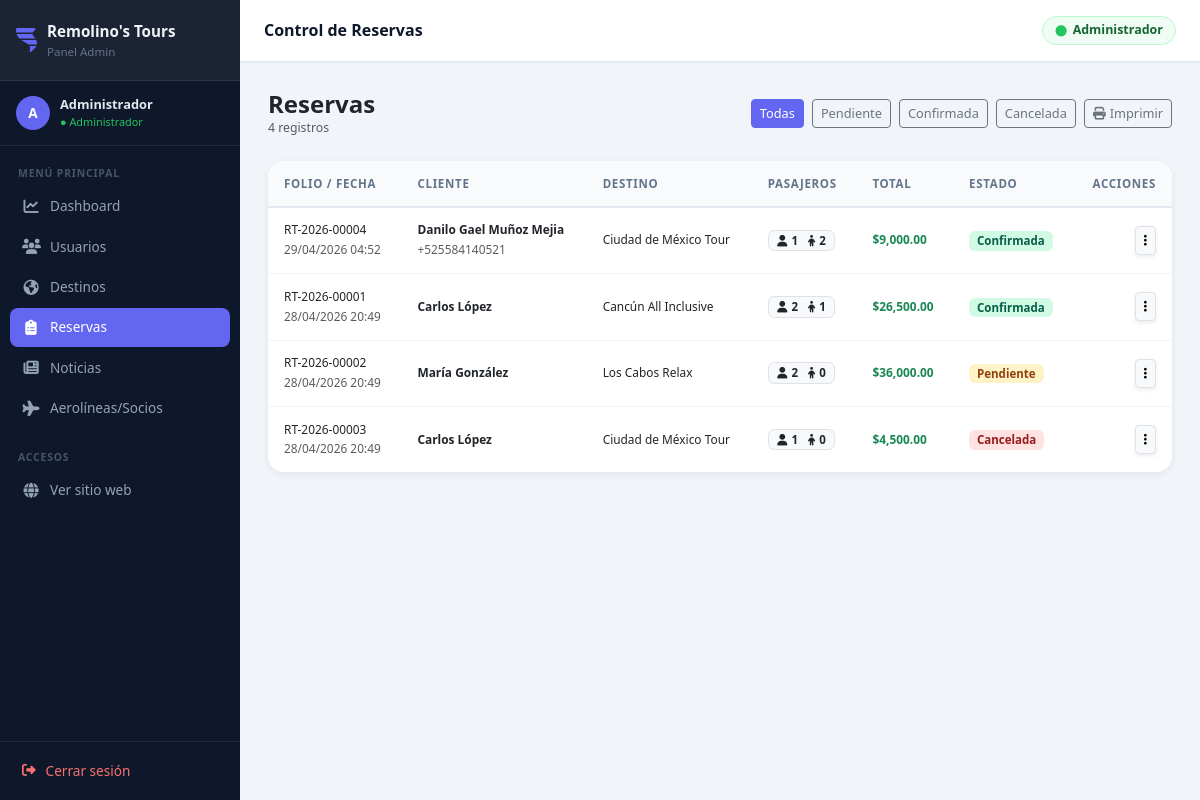
/admin/reservas.php (signed in), run on the app's committed database.
### tables this page shows
CREATE TABLE `reservas` (
  `id` int(11) NOT NULL,
  `folio` varchar(20) NOT NULL COMMENT 'Ej: RT-2026-00001',
  `id_destino` int(11) NOT NULL,
  `id_usuario` int(11) NOT NULL,
  `nombre_cliente` varchar(150) DEFAULT NULL COMMENT 'Nombre del viajero principal',
  `telefono_cliente` varchar(30) DEFAULT NULL,
  `adultos` int(11) NOT NULL DEFAULT 1,
  `ninos` int(11) NOT NULL DEFAULT 0,
  `num_adultos` int(11) GENERATED ALWAYS AS (`adultos`) VIRTUAL COMMENT 'Alias para compatibilidad',
  `num_ninos` int(11) GENERATED ALWAYS AS (`ninos`) VIRTUAL COMMENT 'Alias para compatibilidad',
  `fecha_salida` date DEFAULT NULL,
  `fecha_regreso` date DEFAULT NULL,
  `fecha_reserva` timestamp NOT NULL DEFAULT current_timestamp(),
  `solicitudes` text DEFAULT NULL COMMENT 'Peticiones especiales del cliente',
  `precio_por_persona` decimal(10,2) NOT NULL DEFAULT 0.00,
  `descuento_ninos` decimal(10,2) NOT NULL DEFAULT 0.00,
  `total_pago` decimal(10,2) NOT NULL DEFAULT 0.00,
  `metodo_contacto` varchar(50) DEFAULT NULL COMMENT 'WhatsApp, Email, Llamada',
  `estado` enum('Pendiente','Confirmada','Cancelada') NOT NULL DEFAULT 'Pendiente',
  `created_at` timestamp NOT NULL DEFAULT current_timestamp()
);

CREATE TABLE `destinos` (
  `id` int(11) NOT NULL,
  `nombre` varchar(150) NOT NULL,
  `descripcion` text DEFAULT NULL,
  `precio` decimal(10,2) NOT NULL DEFAULT 0.00 COMMENT 'Precio adulto',
  `precio_nino` decimal(10,2) NOT NULL DEFAULT 0.00,
  `id_proveedor` int(11) DEFAULT NULL,
  `foto_portada` varchar(255) DEFAULT 'default.png',
  `tipo_trayecto` varchar(50) NOT NULL DEFAULT 'Redondo',
  `cupo_total` int(11) NOT NULL DEFAULT 20,
  `punto_salida` varchar(100) DEFAULT NULL,
  `maleta_mano_kg` int(11) NOT NULL DEFAULT 10,
  `maleta_documentada_kg` int(11) NOT NULL DEFAULT 25,
  `seguro_basico_incluido` tinyint(1) NOT NULL DEFAULT 0,
  `fecha_salida` date DEFAULT NULL,
  `dias` int(11) NOT NULL DEFAULT 1,
  `noches` int(11) NOT NULL DEFAULT 0,
  `estado` enum('Activo','Inactivo','Agotado') NOT NULL DEFAULT 'Activo',
  `created_at` timestamp NOT NULL DEFAULT current_timestamp(),
  `activo` tinyint(1) DEFAULT 1
);

### admin/reservas.php (the view, shortened to what this page needs)
<?php
include('../Database/conexion.php');
$filtroEstado = $_GET['estado'] ?? '';
$whereClause  = '';
$resultado = mysqli_query($conexion,
    "SELECT r.*, d.nombre AS nombre_destino
     FROM reservas r
     LEFT JOIN destinos d ON r.id_destino = d.id
     $whereClause
     ORDER BY r.fecha_reserva DESC"
);
require_once 'includes/header.php';
?>
<div class="d-flex align-items-center justify-content-between mb-4 flex-wrap gap-2">
    <div>
        <h4 class="fw-bold mb-0">Reservas</h4>
        <p class="text-muted small mb-0">
            <?= $resultado ? mysqli_num_rows($resultado) : 0 ?> registros
        </p>
    </div>
    <div class="d-flex gap-2 flex-wrap">
        <?php foreach (['','Pendiente','Confirmada','Cancelada'] as $est): ?>
        <a href="reservas.php<?= $est ? '?estado='.$est : '' ?>"
           class="btn btn-sm <?= $filtroEstado === $est ? 'btn-primary' : 'btn-outline-secondary' ?>">
            <?= $est ?: 'Todas' ?>
        </a>
        <?php endforeach; ?>
        <button class="btn btn-sm btn-outline-secondary" onclick="window.print()">
            <i class="fa-solid fa-print me-1"></i>Imprimir
        </button>
    </div>
</div>
<div class="card panel-card">
    <div class="card-body p-0">
        <div class="table-responsive">
            <table class="table table-hover align-middle mb-0">
                <thead>
                    <tr>
                        <th class="ps-3">Folio / Fecha</th>
                        <th>Cliente</th>
                        <th>Destino</th>
                        <th>Pasajeros</th>
                        <th>Total</th>
                        <th>Estado</th>
                        <th class="text-end pe-3">Acciones</th>
                    </tr>
                </thead>
                <tbody>
                <?php if (!$resultado || mysqli_num_rows($resultado) === 0): ?>
                    <tr><td colspan="7" class="text-center text-muted py-5">Sin reservas registradas</td></tr>
                <?php else: ?>
                    <?php while ($r = mysqli_fetch_assoc($resultado)):
                        $e = strtolower($r['estado'] ?? '');
                        $badgeCls = $e === 'confirmada' ? 'badge-confirmada' : ($e === 'cancelada' ? 'badge-cancelada' : 'badge-pendiente');
                    ?>
                    <tr>
                        <td class="ps-3">
                            <div class="fw-medium small"><?= htmlspecialchars($r['folio'] ?? '#'.$r['id']) ?></div>
                            <small class="text-muted"><?= $r['fecha_reserva'] ? date('d/m/Y H:i', strtotime($r['fecha_reserva'])) : '—' ?></small>
                        </td>
                        <td>
                            <div class="fw-semibold small"><?= htmlspecialchars($r['nombre_cliente'] ?? 'Cliente General') ?></div>
                            <?php if (!empty($r['telefono_cliente'])): ?>
                            <small class="text-muted"><?= htmlspecialchars($r['telefono_cliente']) ?></small>
                            <?php endif; ?>
                        </td>
                        <td class="small"><?= htmlspecialchars($r['nombre_destino'] ?? '—') ?></td>
                        <td>
                            <span class="badge bg-light text-dark border small">
                                <i class="fa-solid fa-user me-1"></i><?= (int)($r['num_adultos'] ?? 0) ?>
                                &nbsp;<i class="fa-solid fa-child ms-1 me-1"></i><?= (int)($r['num_ninos'] ?? 0) ?>
                            </span>
                        </td>
                        <td class="fw-bold text-success small">$<?= number_format((float)($r['total_pago'] ?? 0), 2) ?></td>
                        <td>
                            <span class="badge <?= $badgeCls ?> px-2 py-1">
                                <?= htmlspecialchars($r['estado'] ?? 'Pendiente') ?>
                            </span>
                        </td>
                        <td class="text-end pe-3">
                            <div class="dropdown">
                                <button class="btn btn-sm btn-light border shadow-sm" type="button" data-bs-toggle="dropdown">
                                    <i class="fa-solid fa-ellipsis-vertical"></i>
                                </button>
                            </div>
                        </td>
                    </tr>
                    <?php endwhile; ?>
                <?php endif; ?>
                </tbody>
            </table>
        </div>
    </div>
</div>
<?php require_once 'includes/footer.php'; ?>

### admin/includes/header.php (style rules this page uses)
:root { --sidebar-w: 240px; --sidebar-bg: #0f172a; --topbar-h: 62px; --accent: #6366f1; --accent-dark: #4f46e5; --body-bg: #f1f5f9; --card-radius: 1rem; --shadow-sm: 0 2px 8px rgba(0,0,0,.07); --shadow-md: 0 6px 20px rgba(0,0,0,.10); }
*, *::before, *::after { box-sizing: border-box; }
body { background: var(--body-bg); font-family: "Segoe UI", system-ui, sans-serif; margin: 0; font-size: .875rem; }
.panel-card { background: #fff; border: none; border-radius: var(--card-radius); box-shadow: var(--shadow-sm); overflow: hidden; }
.table { font-size: .85rem; margin: 0; }
.table thead th { background: #f8fafc; font-size: .72rem; text-transform: uppercase; letter-spacing: .06em; color: #64748b; border-bottom: 2px solid #e2e8f0; white-space: nowrap; padding: .85rem 1rem; font-weight: 700; }
.table tbody td { padding: .85rem 1rem; vertical-align: middle; border-color: #f1f5f9; }
.table tbody tr:last-child td { border-bottom: none; }
.badge { font-size: .72rem; padding: .35em .75em; border-radius: .4rem; font-weight: 600; }
.badge-pendiente { background: #fef3c7 !important; color: #92400e !important; }
.badge-confirmada { background: #d1fae5 !important; color: #065f46 !important; }
.badge-cancelada { background: #fee2e2 !important; color: #991b1b !important; }
.btn-primary { background: var(--accent); border-color: var(--accent); }
.btn-sm { font-size: .8rem; }

### data on the page
reservas: folio "RT-2026-00004", fecha_reserva "29/04/2026 04:52", nombre_cliente "Danilo Gael Muñoz Mejia", telefono_cliente "+525584140521", id_destino.nombre "Ciudad de México Tour", num_adultos "1", num_ninos "2", total_pago "9,000.00", estado "Confirmada"
reservas: folio "RT-2026-00001", fecha_reserva "28/04/2026 20:49", nombre_cliente "Carlos López", id_destino.nombre "Cancún All Inclusive", num_adultos "2", num_ninos "1", total_pago "26,500.00", estado "Confirmada"
reservas: folio "RT-2026-00002", fecha_reserva "28/04/2026 20:49", nombre_cliente "María González", id_destino.nombre "Los Cabos Relax", num_adultos "2", num_ninos "0", total_pago "36,000.00", estado "Pendiente"
reservas: folio "RT-2026-00003", fecha_reserva "28/04/2026 20:49", nombre_cliente "Carlos López", id_destino.nombre "Ciudad de México Tour", num_adultos "1", num_ninos "0", total_pago "4,500.00", estado "Cancelada"

### other printed values
mb_substr($_SESSION['nombre'] ?? 'A', 0, 1) "A"
$_SESSION['nombre'] "Administrador"
$item['label'] "Dashboard"
$item['label'] "Usuarios"
$item['label'] "Destinos"
$item['label'] "Reservas"
$item['label'] "Noticias"
$item['label'] "Aerolíneas/Socios"
$tituloPagina "Control de Reservas"
$_SESSION["nombre"] "Administrador"
mysqli_num_rows($resultado) "4"
$est ?: 'Todas' "Todas"
$est ?: 'Todas' "Pendiente"
$est ?: 'Todas' "Confirmada"
$est ?: 'Todas' "Cancelada"
